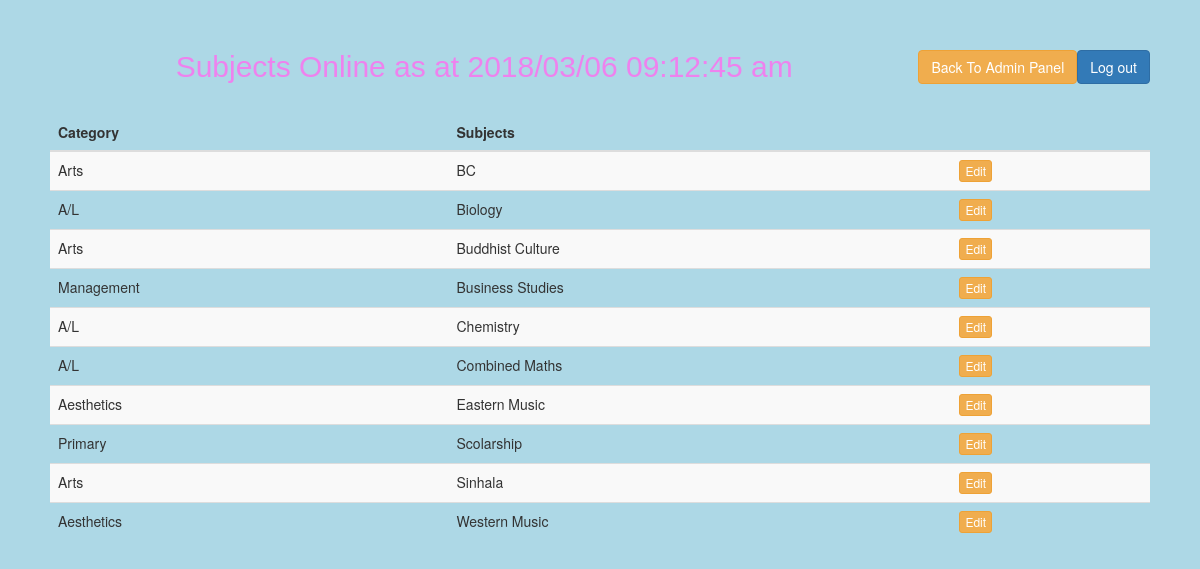
The page /Q2,Q8/SOWP_Project/view-subs.php (signed in) on the database its author committed.
### tables this page shows
CREATE TABLE IF NOT EXISTS `subjectcategory` (
  `Subjects` varchar(100) NOT NULL,
  `Category` varchar(100) NOT NULL,
  PRIMARY KEY (`Subjects`,`Category`),
  KEY `Subjects` (`Subjects`),
  KEY `Category` (`Category`)
);

### Q2,Q8/SOWP_Project/view-subs.php (the view, shortened to what this page needs)
<!DOCTYPE html PUBLIC "-//W3C//DTD HTML 4.01 Transitional//EN" "http://www.w3.org/TR/html4/loose.dtd">
<html>
<head>
<link rel="stylesheet" type="text/css" href="bootstrap.min.css" />
<link rel="stylesheet" type="text/css" href="main.css" />
<link rel="stylesheet" href="bootstrap-multiselect.css" type="text/css"/>
</head>
<body>
<form action="admin-logout.php">
<button type="Submit" name="submit1" class="btn btn-primary pull-right" value="Save">
    Log out
</button>
</form>
<form action="admin-panel.php">
<button type="Submit" name="submit1" class="btn btn-warning pull-right" value="Save">
    Back To Admin Panel
</button>
	<p>Subjects Online as at <?php echo date('Y/m/d h:i:s a', time());?></p>
	<br>
	<table class="table table-hover dataTable table-striped width-full" data-plugin="dataTable">
	<thead>
		<tr>
			<th>Category</th>
			<th>Subjects</th>
			<th></th>
		</tr>
	</thead>
		<?php
$servername = "localhost";
$username = "root";
$password = "123";
$dbname = "sowpassignmentnew";
$conn = mysqli_connect($servername, $username, $password, $dbname);
		$getInstrs = mysqli_query($conn,"SELECT * FROM subjectcategory");
			while ($value = mysqli_fetch_row($getInstrs)){
				echo '<tr><td>'.$value[1].'</td><td>'.$value[0].'</td><td><a href="add_subjects.php?eid='.$value[0].'" class="btn btn-xs btn-warning"><i class="fa fa-pencil-square-o"></i> Edit</a></td></tr>';
		}
		?>
	</table>
</body>
</html>

### Q2,Q8/SOWP_Project/main.css (style rules this page uses)
body { background-color:lightblue; }
p { color:violet; font: 30px Verdana, Geneva, sans-serif; text-align:center; }
body { padding: 50px; }

### rows shown on the page
subjectcategory: Category "Arts", Subjects "BC"
subjectcategory: Category "A/L", Subjects "Biology"
subjectcategory: Category "Arts", Subjects "Buddhist Culture"
subjectcategory: Category "Management", Subjects "Business Studies"
subjectcategory: Category "A/L", Subjects "Chemistry"
subjectcategory: Category "A/L", Subjects "Combined Maths"
subjectcategory: Category "Aesthetics", Subjects "Eastern Music"
subjectcategory: Category "Primary", Subjects "Scolarship"
subjectcategory: Category "Arts", Subjects "Sinhala"
subjectcategory: Category "Aesthetics", Subjects "Western Music"
